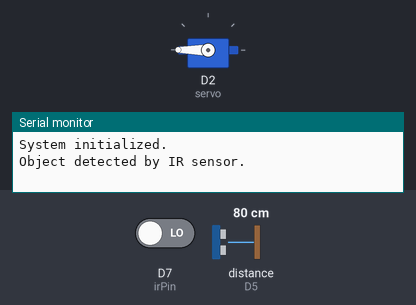
The sketch below on a simulated ESP8266 (NodeMCU). On the bench: servo, the last lines printed to the serial monitor. Wiring (inferred from the names in the program): ultrasonic range finder: trigger D6; echo D5. The test bench sets the inputs (shaded band); at power-on: D7 (irPin) LOW, distance to the obstacle (sensor on D5) 80 cm. The echo pulse lasts 58.3 µs per cm; WiFi joins after 1.5 s; servers stay silent unless stated.

Above: at 5.0 s.
5.1 s: D7 (irPin) driven HIGH
At 6.9 s:
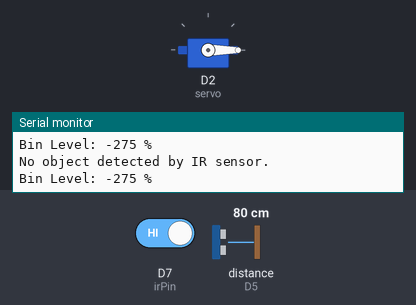
7.3 s: D7 (irPin) driven LOW
At 8.5 s:
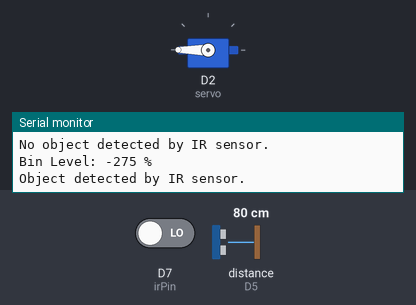
Timing chart, 0 to 18.5 s (numbered marks = the images above; inputs shaded):
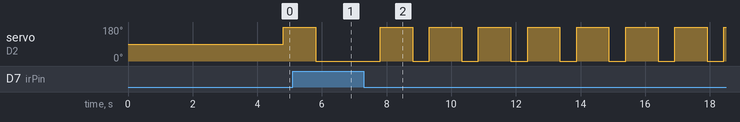

Measured:
- after the input at 5.1 s, servo on D2 (servo): goes on until 5.8 s, then stays 0°
- after the input at 7.3 s, servo on D2 (servo): alternates 180° for 1.0 s and 0° for 0.52 s, starting after 0.50 s

The sketch:

sketch_jan6a.ino
```cpp
#define BLYNK_TEMPLATE_ID "TMPL3xu8QqMZM"
#define BLYNK_TEMPLATE_NAME "BinSense"
#define BLYNK_AUTH_TOKEN "bn2hTGw99Fch6TpZ-DdA6HfDsRG1Y9w2"

#define BLYNK_PRINT Serial
#include <ESP8266WiFi.h>
#include <BlynkSimpleEsp8266.h>

char auth[] = BLYNK_AUTH_TOKEN;
char ssid[] = "R's vivo";
char pass[] = "janvi@2003";

BlynkTimer timer;

#include <Servo.h>
#define echoPin D5
#define trigPin D6
#define irPin D7

Servo servo;
long duration;
int distance;
int binLevel = 0;

void detectAndMeasure()
{
  int irState = digitalRead(irPin); // Read IR sensor state

  if (irState == HIGH) // If an object is detected
  {
    Serial.println("No object detected by IR sensor.");
  }
  else
  {

    Serial.println("Object detected by IR sensor.");
    servo.write(180); // Rotate the servo motor 90 degrees
    delay(1000);     // Wait for the servo to complete rotation
    servo.write(0);  // Reset servo to 0 degrees
    delay(500);

    // Measure distance of the object
    ultrasonic();

    Serial.print("Distance to object: ");
    Serial.print(distance);
    Serial.println(" cm");

    // Display distance in Blynk app
    Blynk.virtualWrite(V0, distance);
  }

  // Measure and display bin level percentage
  ultrasonic();
  Serial.print("Bin Level: ");
  Serial.print(binLevel);
  Serial.println(" %");

  // Send bin level to Blynk
  Blynk.virtualWrite(V1, binLevel);
}

void ultrasonic()
{
  digitalWrite(trigPin, LOW);
  delayMicroseconds(2);
  digitalWrite(trigPin, HIGH);
  delayMicroseconds(10);
  digitalWrite(trigPin, LOW);
  duration = pulseIn(echoPin, HIGH);

  // Calculate distance
  distance = duration * 0.034 / 2;

  // Map distance to percentage
  binLevel = map(distance, 21, 0, 0, 100); // Adjust bin height here
}

void setup()
{
  Serial.begin(9600);
  servo.attach(D2);

  pinMode(irPin, INPUT);    // Set IR sensor pin as input
  pinMode(trigPin, OUTPUT); // Set ultrasonic sensor trigger pin as output
  pinMode(echoPin, INPUT);  // Set ultrasonic sensor echo pin as input

  Blynk.begin(auth, ssid, pass);
  delay(2000);

  // Set a timer to check the IR sensor and ultrasonic sensor periodically
  timer.setInterval(1000L, detectAndMeasure);

  Serial.println("System initialized.");
}

void loop()
{
  Blynk.run();
  timer.run();
}
```
